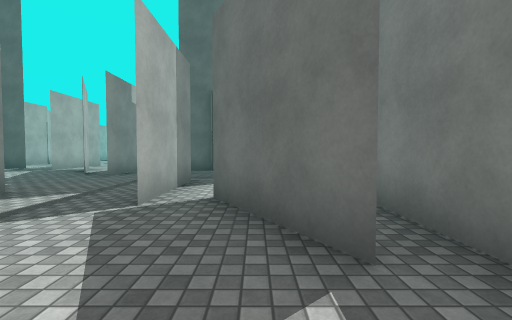
[1] (above)

24 first-person views from a walk through a Unity game level. The camera is 1.3 m above the floor, tilts 2° down and sees 90° across. The floor is counted in squares, 2 m on a side. Each view is taken from the middle of a square. On the plan, view 1 faces up. The plan holds only what a view shows up to about 9 squares ahead; the rest is blank. The place goes on beyond the plan. Surface patterns are stand-ins for the level's own textures.

[2]
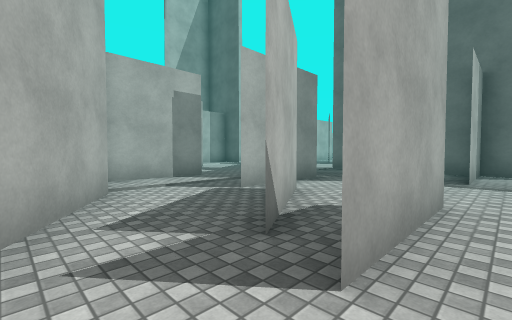

[3]
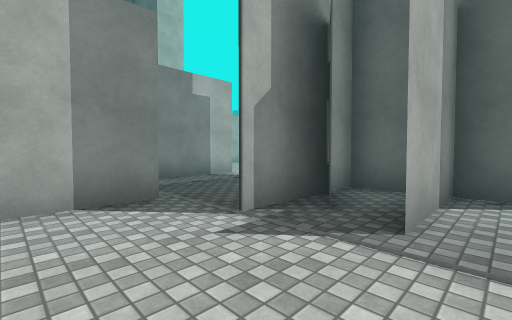

[4]
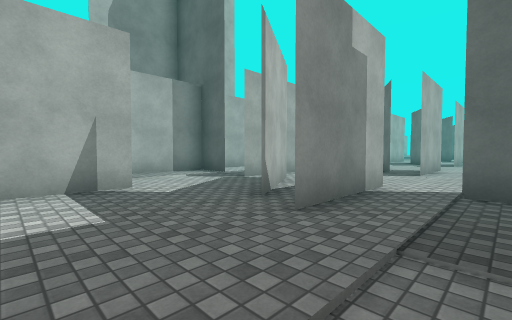

[5]
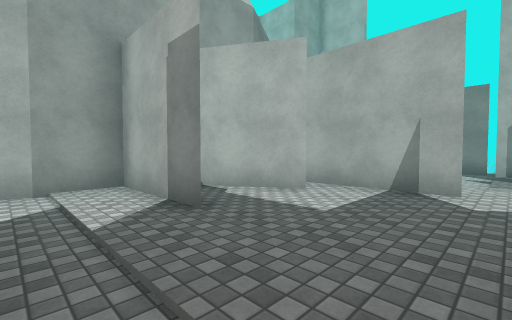

[6]
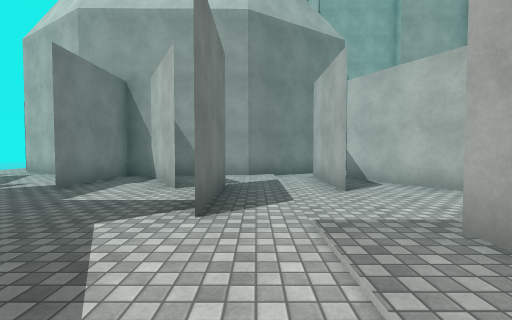

[7]
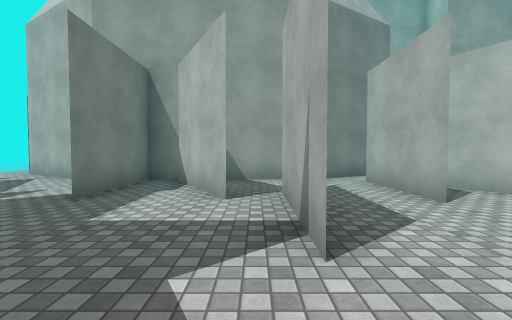

[8]
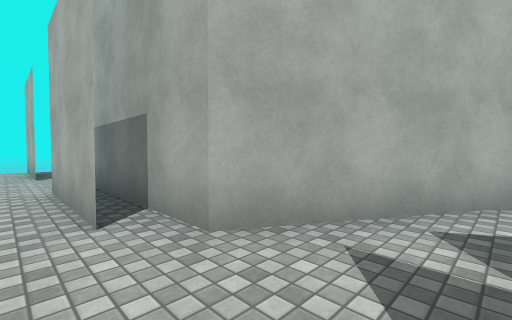

[9]
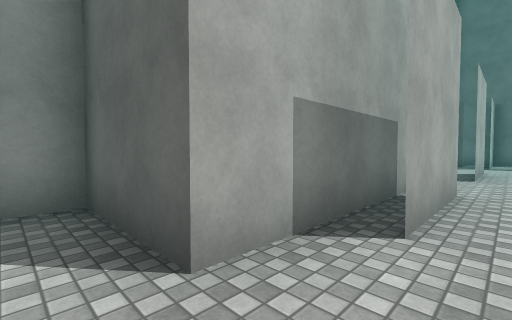

[10]
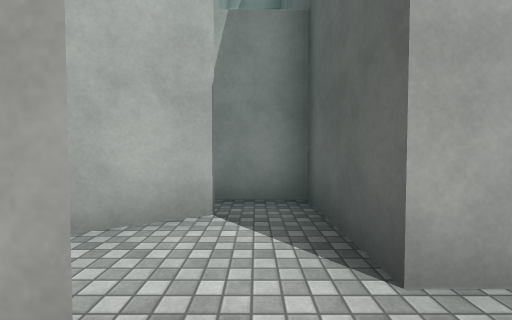

[11]
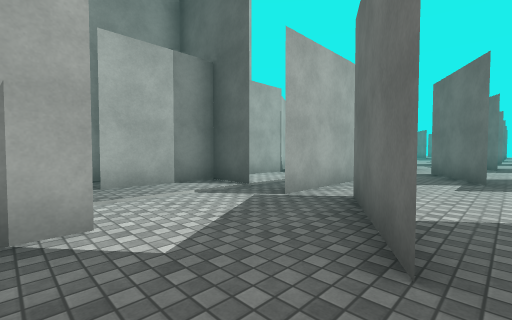

[12]
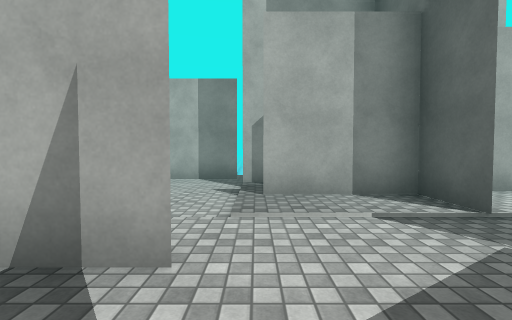

[13]
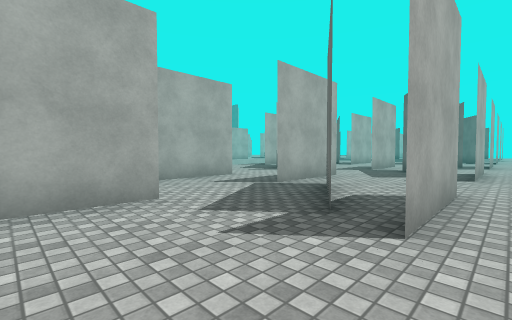

[14]
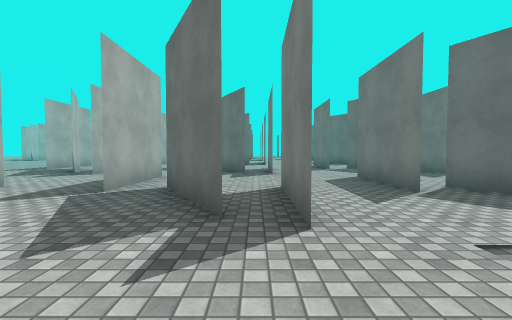

[15]
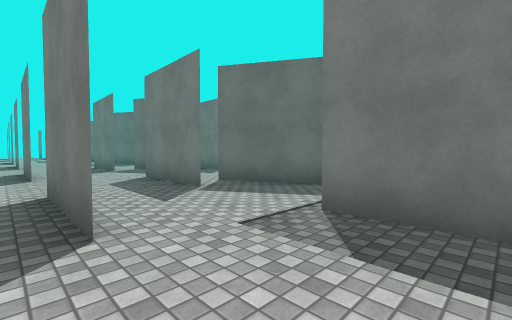

[16]
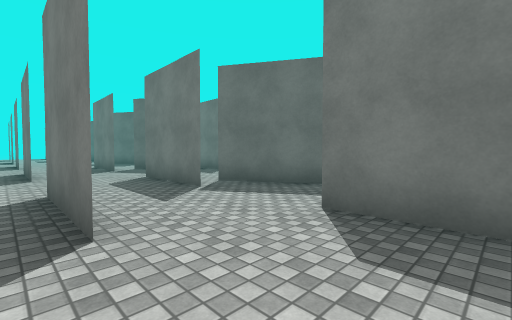

[17]
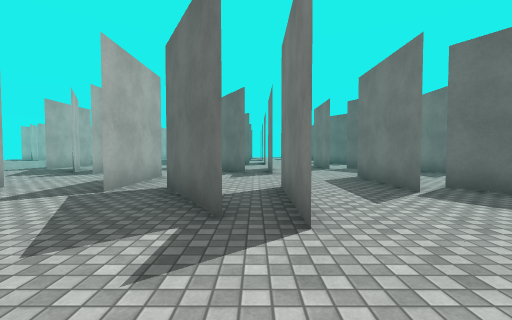

[18]
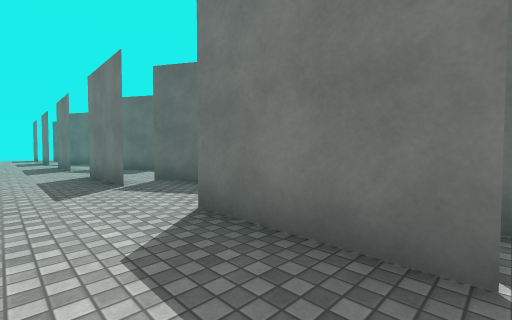

[19]
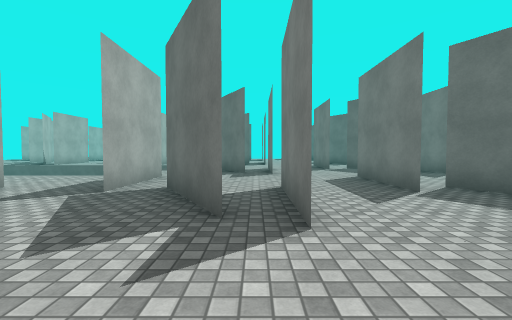

[20]
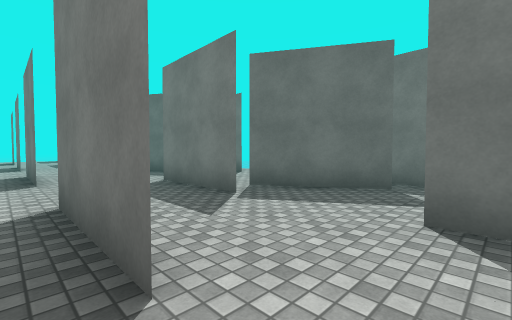

[21]
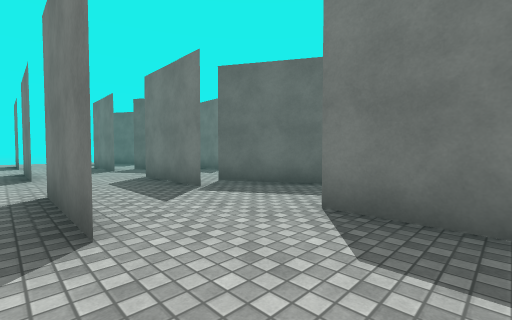

[22]
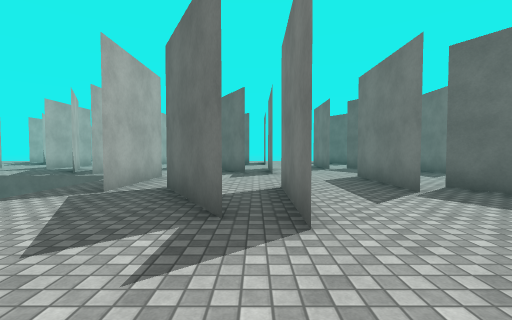

[23]
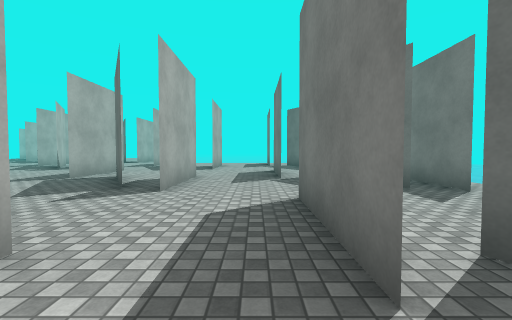

[24]
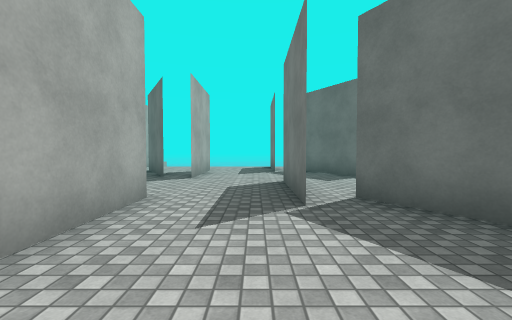

### Floor plan
Key: @ floor where view 1 was taken; # wall or solid block; . main floor; : floor 0.25 m higher than the main floor; v drop or lower ground; T tree; O other object.
Columns run from 15 left of view 1 to 2 right of it. Each row starts with its distance up from view 1.
 36      ..  .......
 35      ... #....#.
 34       ...#....#.
 33      # ..###..###
 32     .##...##...##.
 31     ..............
 30          #....#..
 29         .#....#.
 28         .###..###
 27         ..##...##
 26      vvv.........
 25      ....#....#..
 24       ...#....#.
 23      ##..###..###
 22     .##...##...##
 21     .............
 20      ....#....#.
 19       ...#....#.
 18      ##..###..###
 17     .##...##...##
 16     .............
 15      ....#....#.
 14       ...#....#.
 13       #..###..##
 12      ##...##...##
 11       #.........
 10       T  #....T
  9       T .#....T
  8      TTT.###.TTTTT
  7       T:..##.  TT
  6     #TT:.......TT.
  5     #....#....#...
  4     #....#....#...
  3     ###..###..###.
  2      ##...##...##.
  1       ########....
  0       ##     ##@..
 -1               ###.
 -2 TTT             #.
 -3                 #.
 -4                 #.
 -5              ####.
 -6              ##...
 -7           OOO####.
 -8                ##.
 -9                 ..

Positions as (right, up) in squares from view 1, and headings:
1: (0, 0), facing up
2: (2, 0), facing up-left
3: (2, 4), facing up-left
4: (-2, 4), facing up-left
5: (-2, 6), facing down-left
6: (-7, 8), facing down
7: (-6, 7), facing down
8: (2, 1), facing down-left
9: (2, -6), facing up-left
10: (2, -6), facing left
11: (-4, 5), facing up-left
12: (-5, 6), facing left
13: (-3, 9), facing up-left
14: (-4, 9), facing up
15: (-4, 9), facing up-right
16: (-4, 14), facing up-right
17: (-4, 14), facing up
18: (-3, 18), facing up-right
19: (-4, 19), facing up
20: (-4, 20), facing up-right
21: (-4, 24), facing up-right
22: (-4, 24), facing up
23: (-2, 27), facing up
24: (-2, 30), facing up
